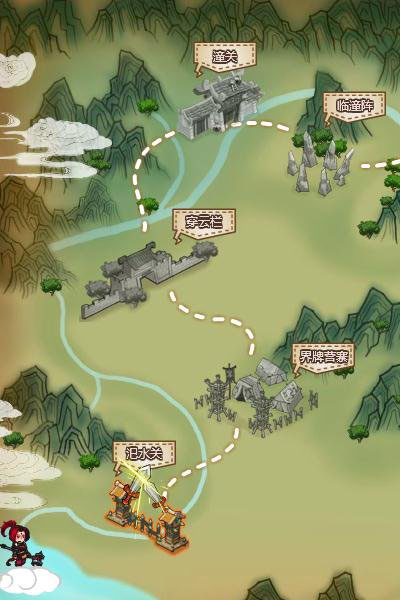

Rendered tile map (Tiled .tmx) drawn with the repository's tilesets; below, a short description and the full map source, tile grids included:
An orthogonal 8x12 tile map with 50x50 px tiles, 1 tile layer (块层 1) and 2 objects.

<map version="1.2" tiledversion="1.2.4" orientation="orthogonal" renderorder="right-down" width="8" height="12" tilewidth="50" tileheight="50" infinite="0" nextlayerid="3" nextobjectid="11">
 <tileset firstgid="1" source="map.tsx" />
 <layer id="1" name="块层 1" width="8" height="12">
  <data encoding="csv">
1,2,3,4,5,6,7,8,
9,10,11,12,13,14,15,16,
17,18,19,20,21,22,23,24,
25,26,27,28,29,30,31,32,
33,34,35,36,37,38,39,40,
41,42,43,44,45,46,47,48,
49,50,51,52,53,54,55,56,
57,58,59,60,61,62,63,64,
65,66,67,68,69,70,71,72,
73,74,75,76,77,78,79,80,
81,82,83,84,85,86,87,88,
89,90,91,92,93,94,95,96
</data>
 </layer>
 <objectgroup id="2" name="mapObj">
  <object id="1" x="100" y="450" width="100" height="100">
   <properties>
    <property name="qqq" value="1" />
   </properties>
  </object>
  <object id="2" x="250" y="350" width="50" height="50">
   <properties>
    <property name="qqq" value="1" />
   </properties>
  </object>
 </objectgroup>
</map>